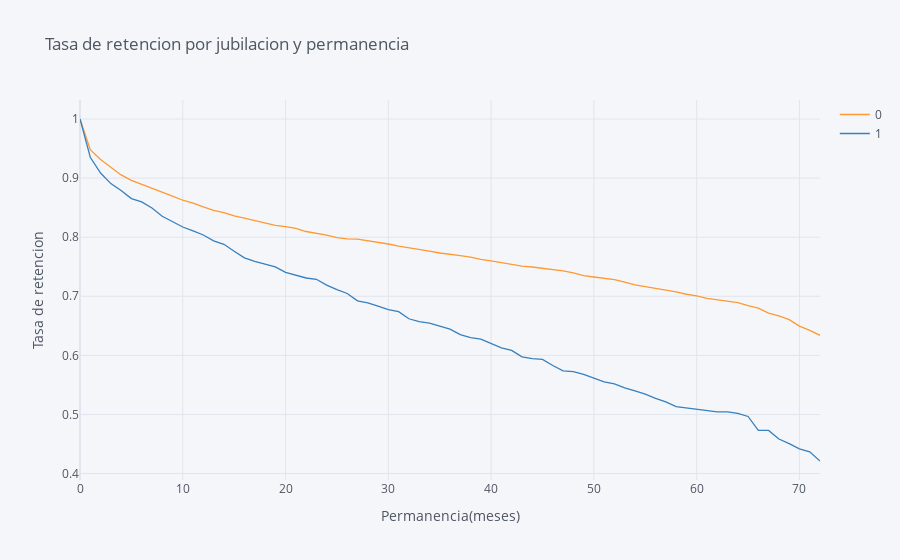

Write notebook code for a chart like this one.
### Code cell
rates=survival(data, 'SeniorCitizen', 'tenure', 'ChurnBinary')

rates.iplot(kind='line', xTitle='Permanencia(meses)', yTitle='Tasa de retencion',
            title='Tasa de retencion por jubilacion y permanencia')

### Figure 1 — Plotly figure (JSON) as saved in the notebook; plotly's stock layout.template omitted (floating-point values rounded to 4 significant figures)
{"data": [{"line": {"color": "rgba(255, 153, 51, 1.0)", "dash": "solid", "shape": "linear", "width": 1.3}, "mode": "lines", "name": "0", "text": "", "type": "scatter", "x": [0, 1, 2, 3, 4, 5, 6, 7, 8, 9, 10, 11, 12, 13, 14, 15, 16, 17, 18, 19, 20, 21, 22, 23, 24, 25, 26, 27, 28, 29, 30, 31, 32, 33, 34, 35, 36, 37, 38, 39, 40, 41, 42, 43, 44, 45, 46, 47, 48, 49, 50, 51, 52, 53, 54, 55, 56, 57, 58, 59, 60, 61, 62, 63, 64, 65, 66, 67, 68, 69, 70, 71, 72], "y": [1, 0.948, 0.9316, 0.9183, 0.9054, 0.8962, 0.8898, 0.8821, 0.8769, 0.8695, 0.8625, 0.8576, 0.8512, 0.8453, 0.8414, 0.836, 0.8323, 0.8278, 0.8235, 0.82, 0.8179, 0.8151, 0.8096, 0.8069, 0.8035, 0.7994, 0.7971, 0.7966, 0.7942, 0.7915, 0.7885, 0.7849, 0.7823, 0.7794, 0.7765, 0.7733, 0.7714, 0.769, 0.7662, 0.7623, 0.7601, 0.7571, 0.7534, 0.7509, 0.7495, 0.7477, 0.7459, 0.7429, 0.7398, 0.7351, 0.7326, 0.7309, 0.7284, 0.7239, 0.7193, 0.7164, 0.7135, 0.711, 0.7073, 0.7035, 0.7006, 0.6965, 0.694, 0.6913, 0.6892, 0.684, 0.68, 0.6715, 0.6668, 0.6605, 0.6496, 0.6423, 0.6339]}, {"line": {"color": "rgba(55, 128, 191, 1.0)", "dash": "solid", "shape": "linear", "width": 1.3}, "mode": "lines", "name": "1", "text": "", "type": "scatter", "x": [0, 1, 2, 3, 4, 5, 6, 7, 8, 9, 10, 11, 12, 13, 14, 15, 16, 17, 18, 19, 20, 21, 22, 23, 24, 25, 26, 27, 28, 29, 30, 31, 32, 33, 34, 35, 36, 37, 38, 39, 40, 41, 42, 43, 44, 45, 46, 47, 48, 49, 50, 51, 52, 53, 54, 55, 56, 57, 58, 59, 60, 61, 62, 63, 64, 65, 66, 67, 68, 69, 70, 71, 72], "y": [1, 0.9352, 0.9086, 0.8907, 0.879, 0.8653, 0.8597, 0.8495, 0.8354, 0.8268, 0.8172, 0.8105, 0.8037, 0.7939, 0.788, 0.7761, 0.7651, 0.759, 0.7539, 0.7498, 0.7404, 0.7352, 0.7309, 0.7288, 0.719, 0.7113, 0.7047, 0.6924, 0.689, 0.6833, 0.6775, 0.6739, 0.6619, 0.6571, 0.6546, 0.6495, 0.6444, 0.6353, 0.63, 0.6274, 0.6193, 0.6125, 0.6084, 0.5974, 0.5946, 0.5931, 0.5829, 0.5739, 0.5724, 0.5678, 0.5616, 0.5551, 0.5518, 0.5451, 0.5399, 0.5346, 0.5272, 0.5214, 0.5133, 0.5112, 0.5091, 0.5069, 0.5045, 0.5045, 0.502, 0.4966, 0.473, 0.473, 0.4584, 0.4506, 0.4419, 0.4369, 0.4213]}], "layout": {"legend": {"bgcolor": "#F5F6F9", "font": {"color": "#4D5663"}}, "paper_bgcolor": "#F5F6F9", "plot_bgcolor": "#F5F6F9", "title": {"font": {"color": "#4D5663"}, "text": "Tasa de retencion por jubilacion y permanencia"}, "xaxis": {"gridcolor": "#E1E5ED", "showgrid": true, "tickfont": {"color": "#4D5663"}, "title": {"font": {"color": "#4D5663"}, "text": "Permanencia(meses)"}, "zerolinecolor": "#E1E5ED"}, "yaxis": {"gridcolor": "#E1E5ED", "showgrid": true, "tickfont": {"color": "#4D5663"}, "title": {"font": {"color": "#4D5663"}, "text": "Tasa de retencion"}, "zerolinecolor": "#E1E5ED"}}}
